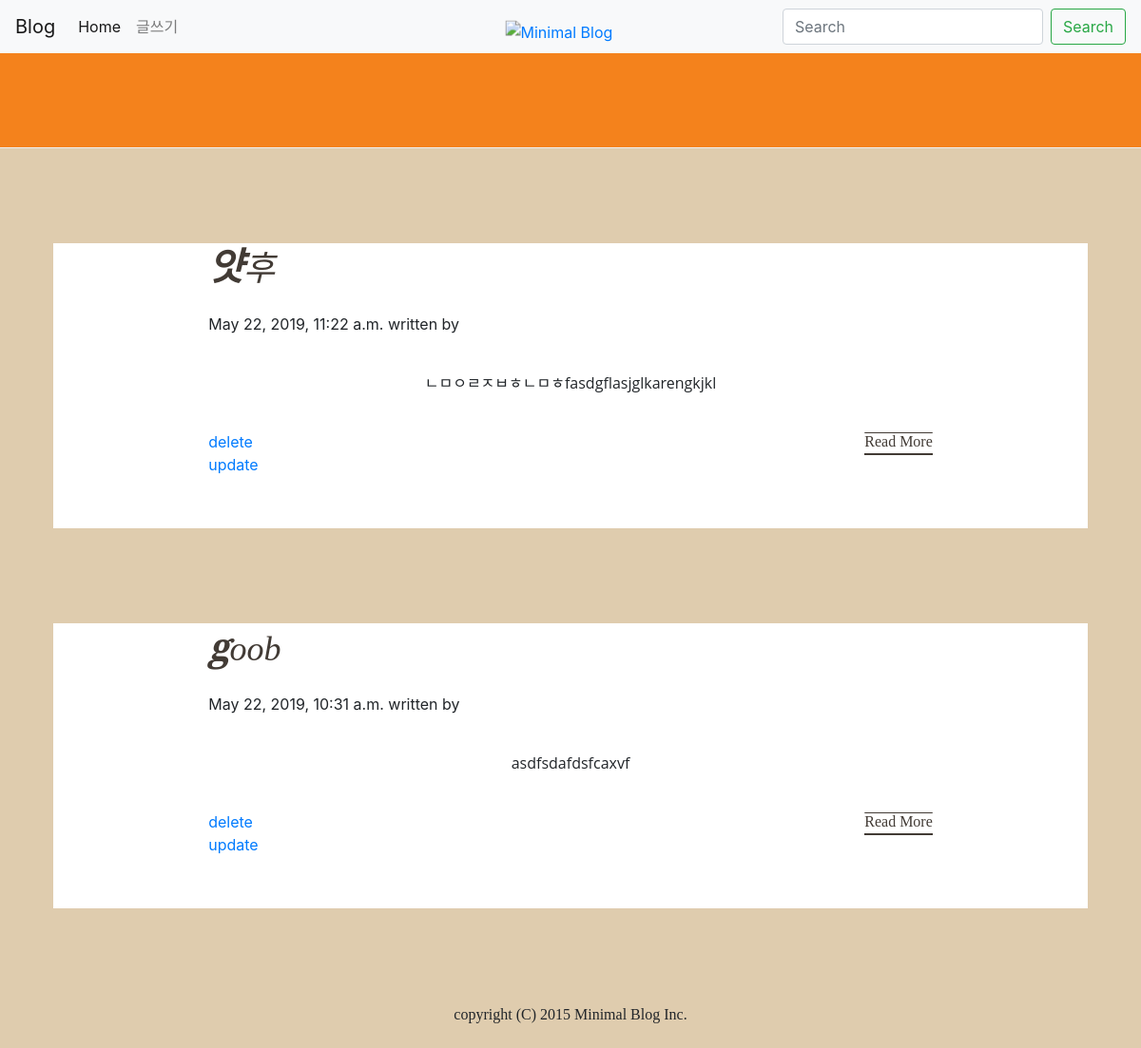
The page / on the database its author committed.
### main/models.py (models this page shows, shortened)
class Post(models.Model):
    title = models.CharField(max_length=100)
    date = models.DateTimeField(auto_now_add=True)
    body = models.TextField()

### main/views.py (the view)
# urls.py: 2. Add a URL to urlpatterns:  path('', views.home, name='home')
def home(request):
    posts = Post.objects.order_by('-date')
    context = {
        'posts' : posts,
    }
    return render(request, 'home.html', context)

### main/templates/home.html
{% extends 'base.html' %}
{%block content%}
{% for post in posts.all %}
<div class="animated fadeInLeft">
  <div class="post">
      <div class="section">
          <h1>{{post.title}}</h1>{{post.date}}
          written by {{user.first_name}}
      <p>{{post.body}}</p>
      <a href="{%url 'detail' post.id%}" class="readmore">Read More</a>
      <a href="{%url 'delete' post.id%}">delete</a><br>
      <a href="{%url 'update' post.id%}">update</a>
      </div>
  </div>
</div>
{%endfor%}
{%endblock%}

### main/templates/base.html (style rules this page uses)
*, *::after, *::before { box-sizing: inherit; }
body { margin: 0; }
a { background-color: transparent; }
h1 { font-size: 2em; margin: 0.67em 0; }
body { margin: 0px; background: #DFCCAE; }
.post { max-width: 68em; margin-left: auto; margin-right: auto; margin-top: 100px; background: white; }
.post::after { clear: both; content: ""; display: table; }
.post .section { width: 70%; margin: 0 auto; padding-bottom: 5%; }
.post h1 { font-family: 'Playfair Display', serif; font-style: italic; font-weight: 400; color: #423B35; text-align: left; font-size: 36px; }
.post h1::first-letter { font-weight: 700; font-size: 40px; }
.post p { outline-offset: 110px; text-align-last: center; font-family: open sans; font-weight: 400; margin: 5% auto; }
.post .readmore { text-decoration-color: #DFCCAE; text-decoration: overline; color: #423B35; display: block; float: right; font-family: 'Playfair Display', serif; border-bottom: 2px inset #423B35; }

### rows shown on the page
Post: title "얏후", date "May 22, 2019, 11:22 a.m.", body "ㄴㅁㅇㄹㅈㅂㅎㄴㅁㅎfasdgflasjglkarengkjkl"
Post: title "goob", date "May 22, 2019, 10:31 a.m.", body "asdfsdafdsfcaxvf"
